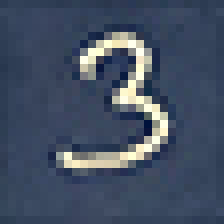
#> input picture images/3.jpg, 28 x 28 px (shown 8 times larger); its folder holds 4 pictures in this run
$ jupyter execute --allow-errors 'MNIST Classification.ipynb'
#> lines starting #> are read from the running program, lines starting #| are printed output that depends on the picture
# Libraries

[cell 1]
import numpy as np
import pandas as pd
import time

import matplotlib.pyplot as plt
import seaborn as sns
sns.set()

# for importing images to arrays
import glob
from PIL import Image

from sklearn import preprocessing
from sklearn.preprocessing import StandardScaler
from sklearn.model_selection import train_test_split
from sklearn import metrics

# KNN
from sklearn import neighbors

# SVM
from sklearn.svm import SVC


# openml.org is a public repository for machine learning data and experiments, that allows everybody to upload open datasets.
from sklearn.datasets import fetch_openml

# Import Data

#> (a cell that did not finish here is left out)

[cell 3]
filelist = glob.glob('./images/*.jpg')

[cell 4]
temp1 = np.array([np.array(Image.open(fname)) for fname in filelist])
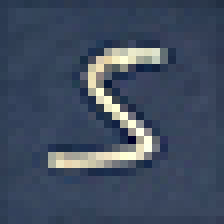
#> input picture images/5.jpg, 28 x 28 px (shown 8 times larger)
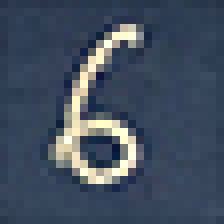
#> input picture images/6.jpg, 28 x 28 px (shown 8 times larger)
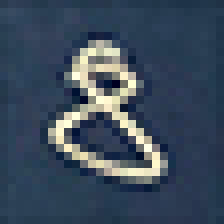
#> input picture images/8.jpg, 28 x 28 px (shown 8 times larger)

[cell 5]
temp1.shape
#> Out = (4, 28, 28, 3)
